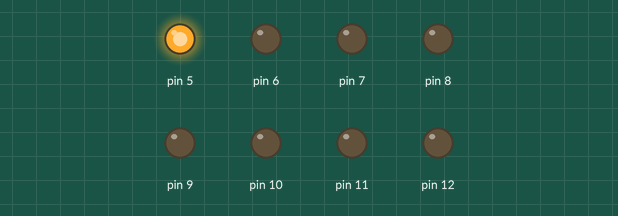
The sketch below on a simulated Arduino Uno, built with avr-gcc and run on an emulated ATmega328P. Shown: output pins drawn as LEDs (lit = HIGH).

Above: at 0.1 s.
At 0.9 s:
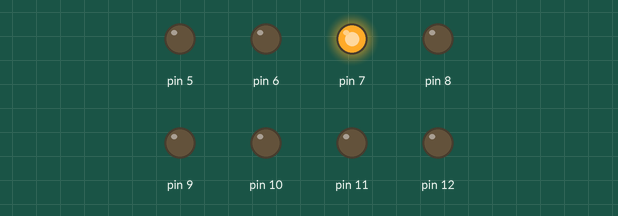
At 1.9 s:
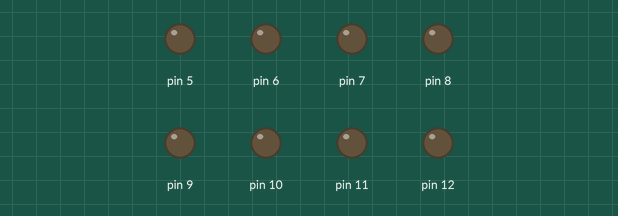
At 4.1 s:
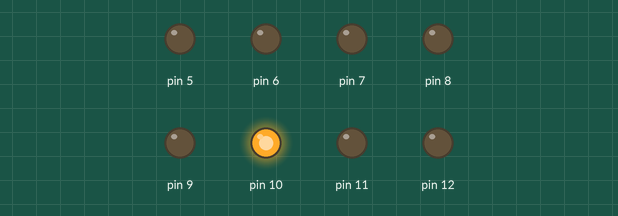
At 5.7 s:
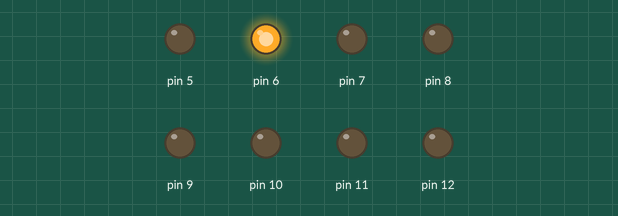
At 8.1 s:
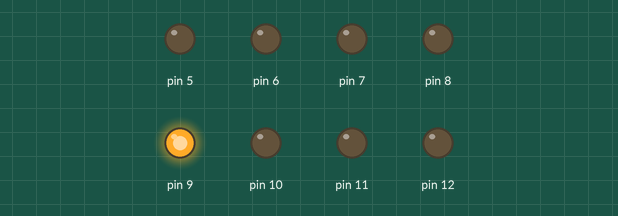
Timing chart, 0 to 8.4 s (numbered marks = the images above):
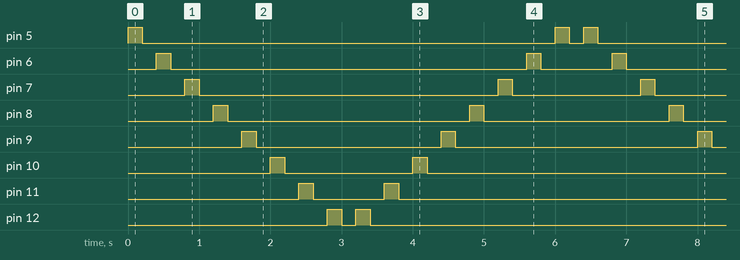

The sketch:

Lab8ledmono.ino
```cpp
void setup() {
  // initialize digital pin LED_BUILTIN as an output.
  pinMode(5, OUTPUT);
  pinMode(6, OUTPUT);
  pinMode(7, OUTPUT);
  pinMode(8, OUTPUT);
  pinMode(9, OUTPUT);
  pinMode(10, OUTPUT);
  pinMode(11, OUTPUT);
  pinMode(12, OUTPUT);
}

// the loop function runs over and over again forever
void loop() {
  digitalWrite(5, HIGH);  // turn the LED on (HIGH is the voltage level)
  delay(200);
  digitalWrite(5, LOW);   // turn the LED off by making the voltage LOW
  delay(200);
  digitalWrite(6, HIGH);  // turn the LED on (HIGH is the voltage level)
  delay(200);
  digitalWrite(6, LOW);   // turn the LED off by making the voltage LOW
  delay(200);
  digitalWrite(7, HIGH);  // turn the LED on (HIGH is the voltage level)
  delay(200);
  digitalWrite(7, LOW);   // turn the LED off by making the voltage LOW
  delay(200);
  digitalWrite(8, HIGH);  // turn the LED on (HIGH is the voltage level)
  delay(200);
  digitalWrite(8, LOW);   // turn the LED off by making the voltage LOW
  delay(200);
  digitalWrite(9, HIGH);  // turn the LED on (HIGH is the voltage level)
  delay(200);
  digitalWrite(9, LOW);   // turn the LED off by making the voltage LOW
  delay(200);
  digitalWrite(10, HIGH);  // turn the LED on (HIGH is the voltage level)
  delay(200);
  digitalWrite(10, LOW);   // turn the LED off by making the voltage LOW
  delay(200);
  digitalWrite(11, HIGH);  // turn the LED on (HIGH is the voltage level)
  delay(200);
  digitalWrite(11, LOW);   // turn the LED off by making the voltage LOW
  delay(200);                // wait for a second
  digitalWrite(12, HIGH);  // turn the LED on (HIGH is the voltage level)
  delay(200);
  digitalWrite(12, LOW);   // turn the LED off by making the voltage LOW
  delay(200);
  digitalWrite(12, HIGH);  // turn the LED on (HIGH is the voltage level)
  delay(200);
  digitalWrite(12, LOW);   // turn the LED off by making the voltage LOW
  delay(200);
  digitalWrite(11, HIGH);  // turn the LED on (HIGH is the voltage level)
  delay(200);
  digitalWrite(11, LOW);   // turn the LED off by making the voltage LOW
  delay(200);
  digitalWrite(10, HIGH);  // turn the LED on (HIGH is the voltage level)
  delay(200);
  digitalWrite(10, LOW);   // turn the LED off by making the voltage LOW
  delay(200);
  digitalWrite(9, HIGH);  // turn the LED on (HIGH is the voltage level)
  delay(200);
  digitalWrite(9, LOW);   // turn the LED off by making the voltage LOW
  delay(200);
  digitalWrite(8, HIGH);  // turn the LED on (HIGH is the voltage level)
  delay(200);
  digitalWrite(8, LOW);   // turn the LED off by making the voltage LOW
  delay(200);
  digitalWrite(7, HIGH);  // turn the LED on (HIGH is the voltage level)
  delay(200);
  digitalWrite(7, LOW);   // turn the LED off by making the voltage LOW
  delay(200);
  digitalWrite(6, HIGH);  // turn the LED on (HIGH is the voltage level)
  delay(200);
  digitalWrite(6, LOW);   // turn the LED off by making the voltage LOW
  delay(200);
  digitalWrite(5, HIGH);  // turn the LED on (HIGH is the voltage level)
  delay(200);
  digitalWrite(5, LOW);   // turn the LED off by making the voltage LOW
  delay(200);
}
```

Measured:
- by itself, pin 5: repeats every 6.4 s: LOW 5.8 s, HIGH 0.20 s, LOW 0.20 s, HIGH 0.20 s
- by itself, pin 6: repeats every 6.4 s: LOW 5.0 s, HIGH 0.20 s, LOW 1.0 s, HIGH 0.20 s
- by itself, pin 7: repeats every 6.4 s: LOW 4.2 s, HIGH 0.20 s, LOW 1.8 s, HIGH 0.20 s
- by itself, pin 8: repeats every 6.4 s: LOW 3.4 s, HIGH 0.20 s, LOW 2.6 s, HIGH 0.20 s
- by itself, pin 9: repeats every 6.4 s: LOW 2.6 s, HIGH 0.20 s, LOW 3.4 s, HIGH 0.20 s
- by itself, pin 10: repeats every 6.4 s: LOW 1.8 s, HIGH 0.20 s, LOW 4.2 s, HIGH 0.20 s
- by itself, pin 11: repeats every 6.4 s: LOW 1.0 s, HIGH 0.20 s, LOW 5.0 s, HIGH 0.20 s
- by itself, pin 12: repeats every 6.4 s: LOW 0.20 s, HIGH 0.20 s, LOW 5.8 s, HIGH 0.20 s
